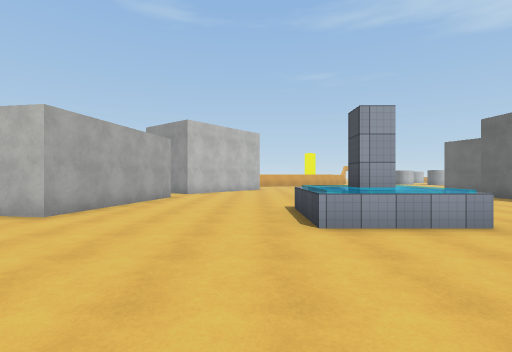
[1] (above)

24 first-person views from a walk through a scene from a Unity 3-D project. The camera is 1.5 m above the floor, looks level and sees 85° across. The floor is counted in squares, 2 m on a side. Each view is taken from the middle of a square. On the plan, view 1 faces up. The plan holds only what a view shows up to about 10 squares ahead; the rest is blank. The place goes on beyond the plan. Surface patterns are stand-ins for the level's own textures.

[2]
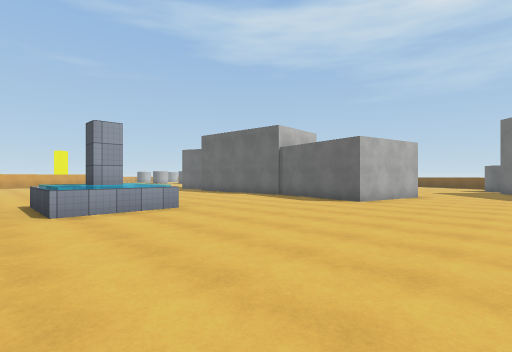

[3]
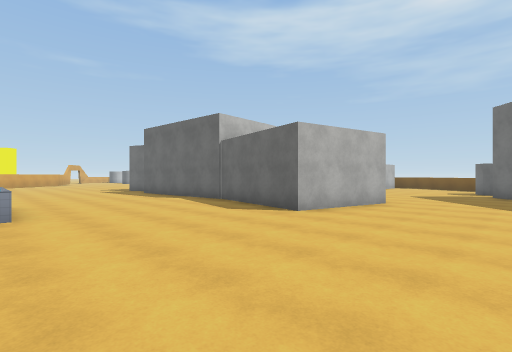

[4]
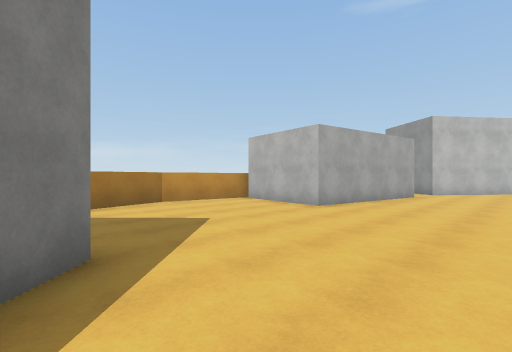

[5]
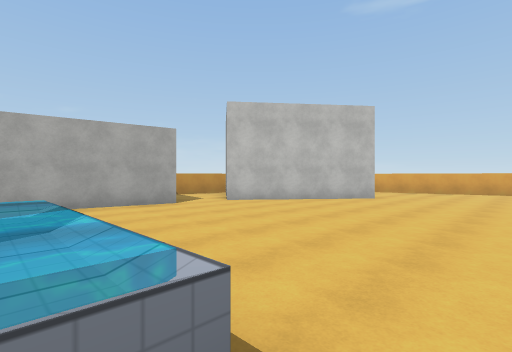

[6]
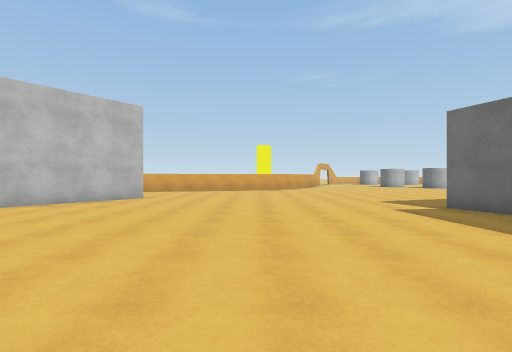

[7]
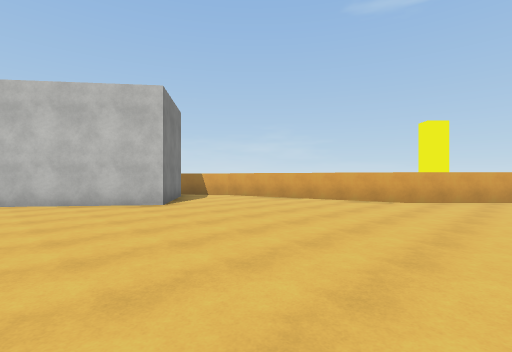

[8]
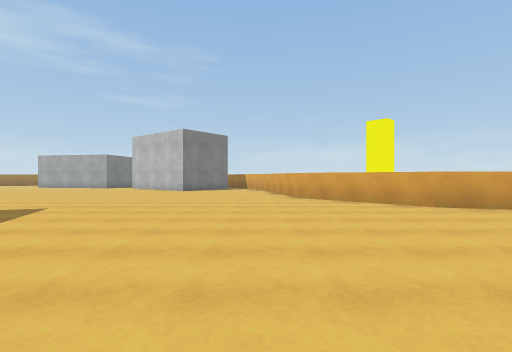

[9]
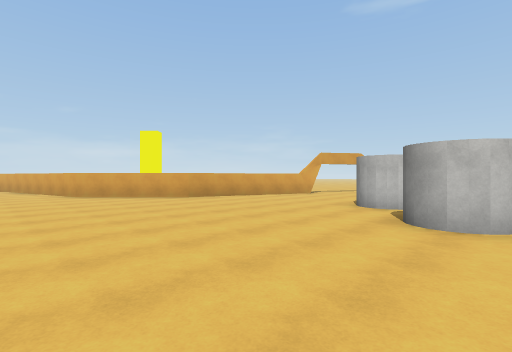

[10]
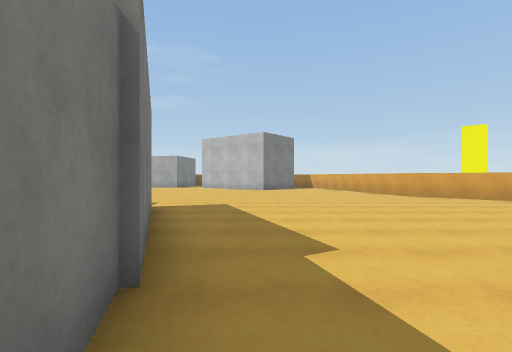

[11]
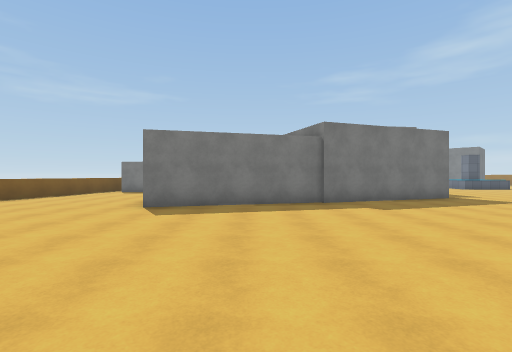

[12]
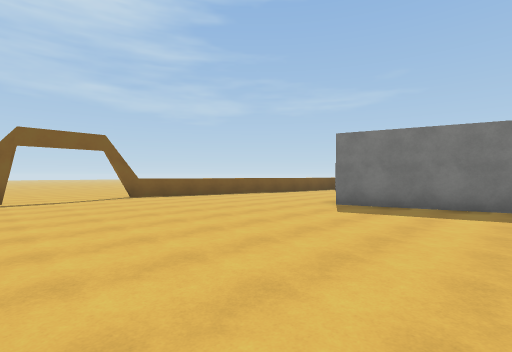

[13]
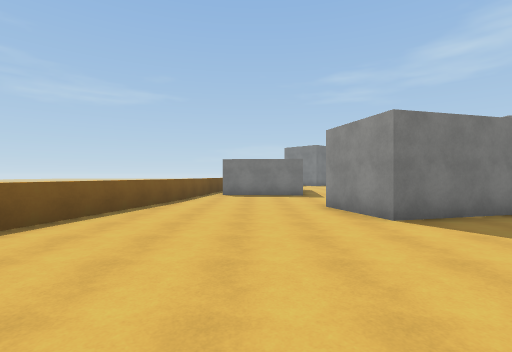

[14]
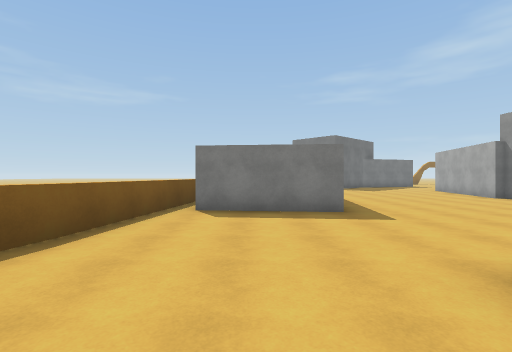

[15]
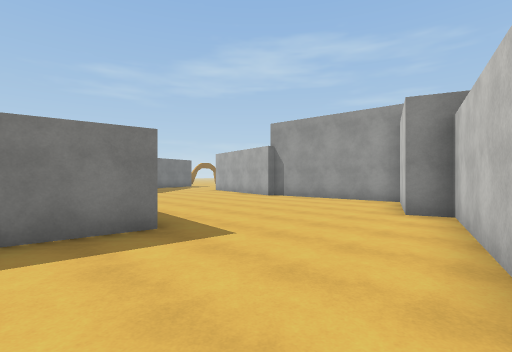

[16]
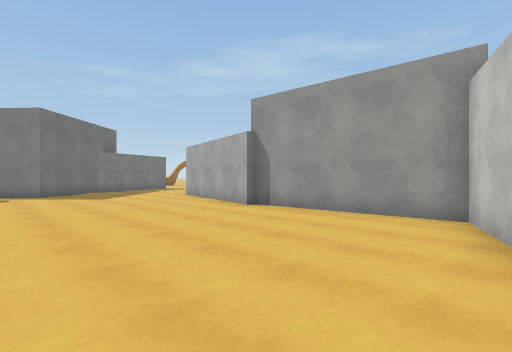

[17]
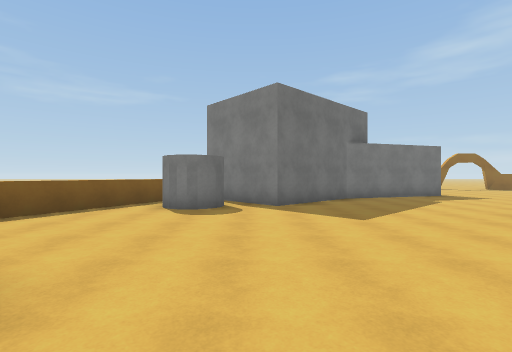

[18]
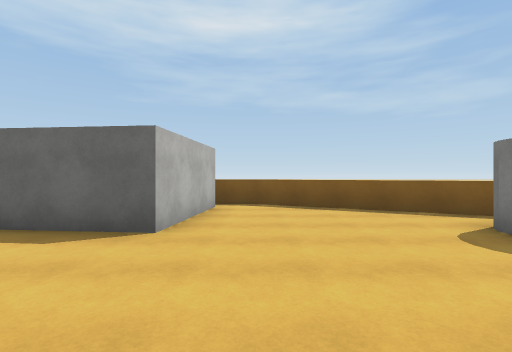

[19]
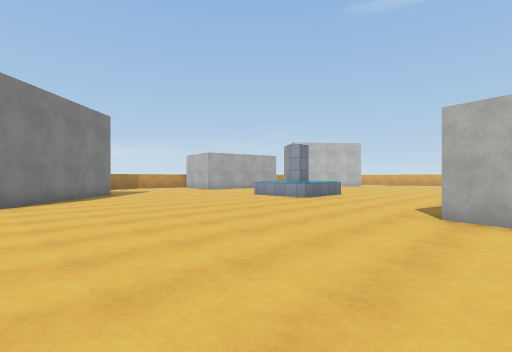

[20]
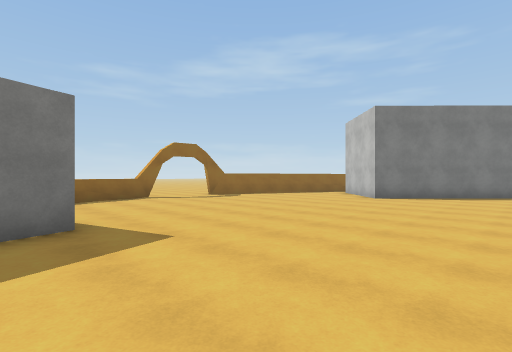

[21]
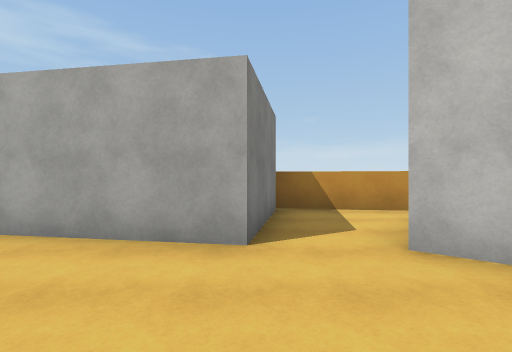

[22]
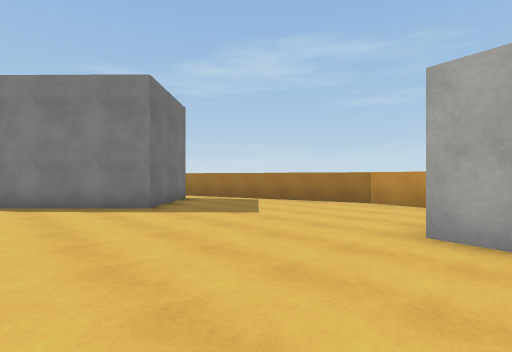

[23]
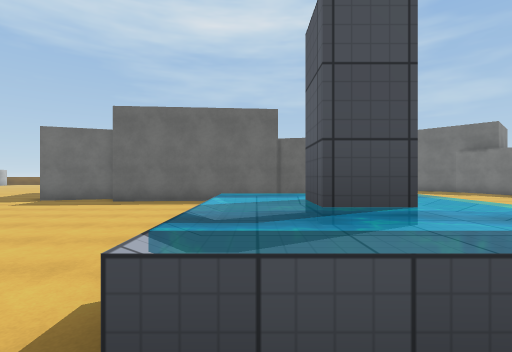

[24]
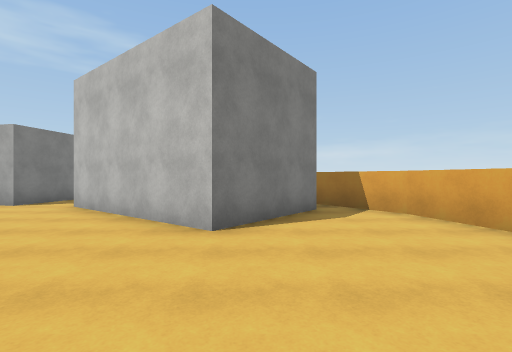

### Floor plan
Points are (right, up) in squares from view 1. A wall is a line through its corners. A room is listed if a view was taken in it or the views show most of it. See-through windows are left out.
Room 1 (views 1, 2, 3, 4, 5, 6, 7, 8, 9, 10, 11, 12, 13, 14, 15, 16, 17, 18, 19, 20, 21, 22, 23, 24)
walls: (9.1, 10.7) (8.4, 12.8) (17.7, 15.3) (18.3, 13.1); (8.6, 5.2) (8.2, 10.2); (3.4, 6.5) (3.4, 6); (12, 5.7) (11.3, 2.5); (2.5, 4.9) (1.8, 4.9) (1.8, 5.5); (3.4, 4) (0.9, 4) (0.9, 6.5); (11, 0.9) (7.9, 1.6) (8.7, 5.4); (17.2, 12.9) (13.9, 12) (14.2, 11.2) (11.4, 10.2) (11.8, 5.7); (18.1, 9.2) (21.3, 8.9); (-3, 9.9) (-3.8, 5.1) (-6.9, 5.6); (-2.3, 17.4) (0.2, 15.4) (-2.8, 11.5); (21.7, 6.8) (22.4, 11.6); (20.8, 4) (17.7, 4.3) (17.9, 6.6); (22.4, 11.5) (23.5, 16.3); (7.7, 24.5) (7.3, 23.3) (4.5, 20.5) (-1.5, 19) (-3.5, 17.6); (9.1, -4.5) (13, -3.3) (15.5, -1) (17, -2.7); (21.2, 2.9) (21.4, 4.2); (-7.2, 5.8) (-7.7, 2.8) (-6.2, -2); (18.8, -2.3) (21.5, 3); (23.8, 17.6) (24, 18.1); (23.9, 17.9) (23.9, 18.6); (-5, -2.5) (-2.8, -0.3) (0.6, -3.8) (0.1, -4.3)
low walls: (3.4, 4.5) (3.4, 4)
ways out: opening at (-2, 11); opening at (24, 20); gap at (19, -1)

Where each view was taken, in squares from view 1:
view 1: 0 up, 0 right, facing up
view 2: 2 down, 0 right, facing up-right
view 3: 2 down, 3 right, facing up-right
view 4: 1 down, 0 right, facing up-left
view 5: 6 up, 4 right, facing up-left
view 6: 6 up, 4 right, facing up
view 7: 12 up, 7 right, facing up-left
view 8: 19 up, 14 right, facing left
view 9: 18 up, 16 right, facing up-left
view 10: 15 up, 15 right, facing left
view 11: 22 up, 15 right, facing down
view 12: 22 up, 14 right, facing down-right
view 13: 20 up, 20 right, facing down
view 14: 15 up, 20 right, facing down
view 15: 13 up, 20 right, facing down-left
view 16: 11 up, 17 right, facing down-left
view 17: 6 up, 16 right, facing down
view 18: 3 up, 14 right, facing right
view 19: 4 down, 9 right, facing up-left
view 20: 0 up, 10 right, facing down-left
view 21: 10 up, 0 right, facing left
view 22: 6 up, 0 right, facing down-left
view 23: 6 up, 0 right, facing right
view 24: 16 up, 4 right, facing left
